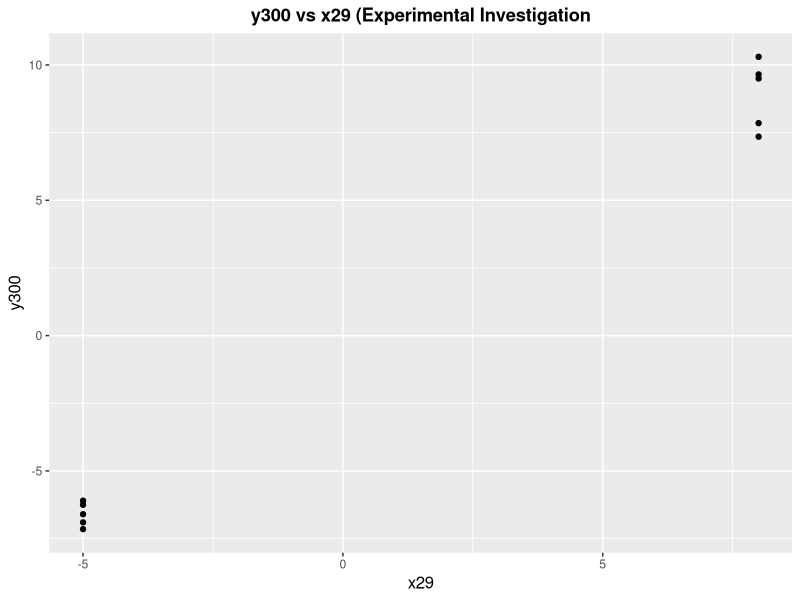
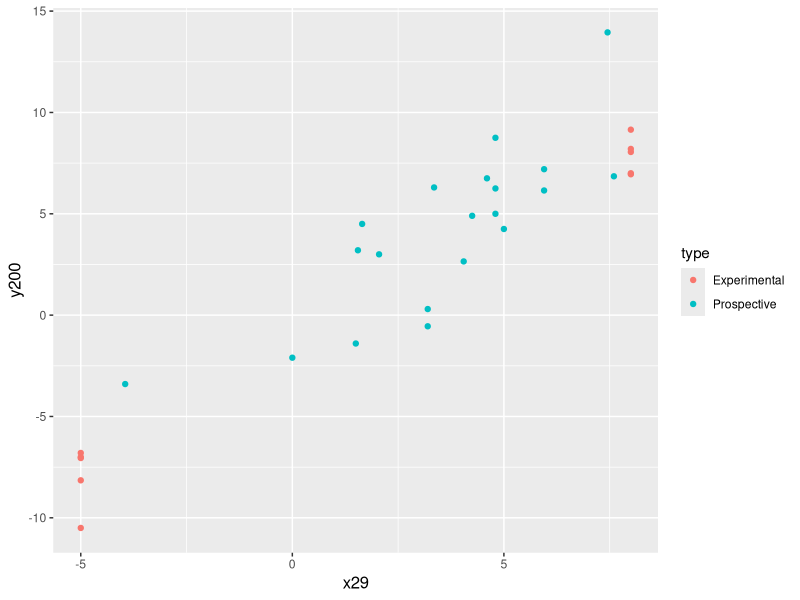
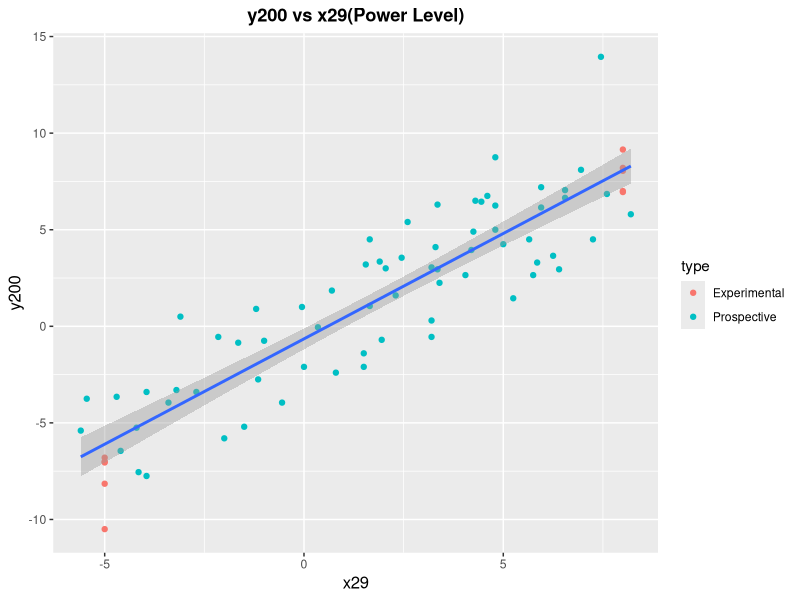

R code for these plots, in order:
library(ggplot2)

# The second longer observation of just the x29 input
investigation.df <- read.delim("x29_prospective2.csv")

# The experimental data
verification.df <- read.delim("x29_verification.csv")

# The data from the individual causes investigation
individual.df <- read.delim("individual_causes.csv")

individual.x29.df <- subset(individual.df, select = c("y200", "x29"))
individual.x29.df$type <- c(rep("Prospective", nrow(individual.df)))

plots.base <- ggplot() + 
  theme(plot.title=element_text(hjust=0.5, face="bold"), 
        axis.title=element_text(size=12))

# plot of data from experimental investigation
plots.base + geom_point(aes(x=x29, y=y300), verification.df) + 
  ggtitle('y300 vs x29 (Experimental Investigation')

both.df <- rbind(investigation.df[c("y200", "x29")], verification.df[c("y200", "x29")])
both.df$type <- c(rep("Prospective", nrow(investigation.df)), 
                  rep("Experimental", nrow(verification.df)))

plots.base + geom_point(aes(x=x29, y=y200, color=type), both.df)

# df of all data with x29 and y200
all.df <- rbind(both.df,individual.x29.df)
plots.base + geom_point(aes(x=x29, y=y200, color=type), all.df) +
  geom_smooth(aes(x=x29, y=y200), method='lm', formula= y~x, all.df) + 
  ggtitle('y200 vs x29(Power Level)')

# plot of just data from experimental investigation


